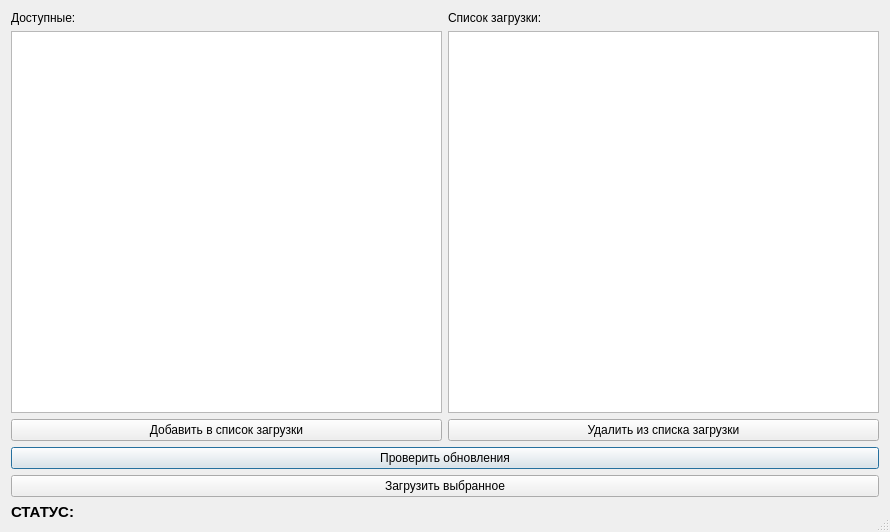
<?xml version="1.0" encoding="UTF-8"?>
<ui version="4.0">
 <class>Dialog</class>
 <widget class="QDialog" name="Dialog">
  <property name="geometry">
   <rect>
    <x>0</x>
    <y>0</y>
    <width>890</width>
    <height>532</height>
   </rect>
  </property>
  <property name="windowTitle">
   <string>Dialog</string>
  </property>
  <property name="sizeGripEnabled">
   <bool>true</bool>
  </property>
  <layout class="QHBoxLayout" name="horizontalLayout">
   <item>
    <layout class="QGridLayout" name="gridLayout">
     <item row="0" column="1">
      <widget class="QLabel" name="label">
       <property name="text">
        <string>Список загрузки:</string>
       </property>
      </widget>
     </item>
     <item row="0" column="0">
      <widget class="QLabel" name="label_2">
       <property name="text">
        <string>Доступные:</string>
       </property>
      </widget>
     </item>
     <item row="1" column="0">
      <widget class="QListWidget" name="listWidget1"/>
     </item>
     <item row="1" column="1">
      <widget class="QListWidget" name="listWidget2"/>
     </item>
     <item row="5" column="0" colspan="2">
      <widget class="QPushButton" name="CheckpushButton">
       <property name="text">
        <string>Проверить обновления</string>
       </property>
      </widget>
     </item>
     <item row="6" column="0" colspan="2">
      <widget class="QPushButton" name="LoadpushButton">
       <property name="text">
        <string>Загрузить выбранное</string>
       </property>
      </widget>
     </item>
     <item row="3" column="0">
      <widget class="QPushButton" name="addpushButton">
       <property name="text">
        <string>Добавить в список загрузки</string>
       </property>
      </widget>
     </item>
     <item row="3" column="1">
      <widget class="QPushButton" name="deletepushButton">
       <property name="text">
        <string>Удалить из списка загрузки</string>
       </property>
      </widget>
     </item>
     <item row="7" column="0" colspan="2">
      <widget class="QLabel" name="Statuslabel">
       <property name="text">
        <string>&lt;!DOCTYPE HTML PUBLIC &quot;-//W3C//DTD HTML 4.0//EN&quot; &quot;http://www.w3.org/TR/REC-html40/strict.dtd&quot;&gt;
&lt;html&gt;&lt;head&gt;&lt;meta name=&quot;qrichtext&quot; content=&quot;1&quot; /&gt;&lt;style type=&quot;text/css&quot;&gt;
p, li { white-space: pre-wrap; }
&lt;/style&gt;&lt;/head&gt;&lt;body style=&quot; font-family:'Ubuntu'; font-size:11pt; font-weight:400; font-style:normal;&quot;&gt;
&lt;p style=&quot; margin-top:0px; margin-bottom:0px; margin-left:0px; margin-right:0px; -qt-block-indent:0; text-indent:0px;&quot;&gt;&lt;span style=&quot; font-weight:600;&quot;&gt;СТАТУС:&lt;/span&gt;&lt;/p&gt;&lt;/body&gt;&lt;/html&gt;</string>
       </property>
      </widget>
     </item>
    </layout>
   </item>
  </layout>
 </widget>
 <resources/>
 <connections/>
</ui>
